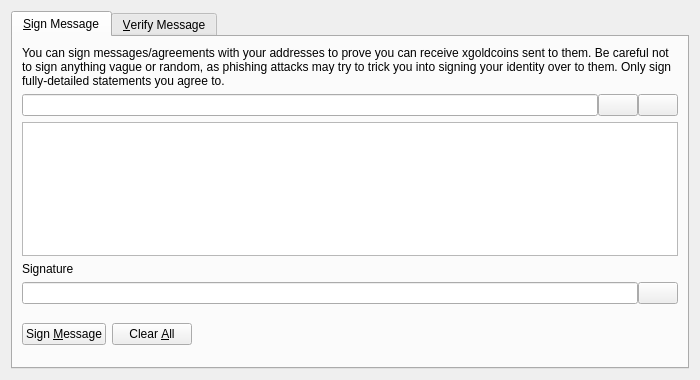
<?xml version="1.0" encoding="UTF-8"?>
<ui version="4.0">
 <class>SignVerifyMessageDialog</class>
 <widget class="QDialog" name="SignVerifyMessageDialog">
  <property name="geometry">
   <rect>
    <x>0</x>
    <y>0</y>
    <width>700</width>
    <height>380</height>
   </rect>
  </property>
  <property name="windowTitle">
   <string>Signatures - Sign / Verify a Message</string>
  </property>
  <property name="styleSheet">
   <string notr="true">QDialog#SignVerifyMessageDialog {
background-image: url(:/images/xgcendbtc); 
}
</string>
  </property>
  <property name="modal">
   <bool>true</bool>
  </property>
  <layout class="QVBoxLayout" name="verticalLayout">
   <item>
    <widget class="QTabWidget" name="tabWidget">
     <property name="currentIndex">
      <number>0</number>
     </property>
     <widget class="QWidget" name="tabSignMessage">
      <attribute name="title">
       <string>&amp;Sign Message</string>
      </attribute>
      <layout class="QVBoxLayout" name="verticalLayout_SM">
       <item>
        <widget class="QLabel" name="infoLabel_SM">
         <property name="text">
          <string>You can sign messages/agreements with your addresses to prove you can receive xgoldcoins sent to them. Be careful not to sign anything vague or random, as phishing attacks may try to trick you into signing your identity over to them. Only sign fully-detailed statements you agree to.</string>
         </property>
         <property name="textFormat">
          <enum>Qt::PlainText</enum>
         </property>
         <property name="wordWrap">
          <bool>true</bool>
         </property>
        </widget>
       </item>
       <item>
        <layout class="QHBoxLayout" name="horizontalLayout_1_SM">
         <property name="spacing">
          <number>0</number>
         </property>
         <item>
          <widget class="QValidatedLineEdit" name="addressIn_SM">
           <property name="toolTip">
            <string>The XGoldCoin address to sign the message with</string>
           </property>
          </widget>
         </item>
         <item>
          <widget class="QPushButton" name="addressBookButton_SM">
           <property name="toolTip">
            <string>Choose previously used address</string>
           </property>
           <property name="text">
            <string/>
           </property>
           <property name="icon">
            <iconset resource="../bitcoin.qrc">
             <normaloff>:/icons/address-book</normaloff>:/icons/address-book</iconset>
           </property>
           <property name="shortcut">
            <string>Alt+A</string>
           </property>
           <property name="autoDefault">
            <bool>false</bool>
           </property>
          </widget>
         </item>
         <item>
          <widget class="QPushButton" name="pasteButton_SM">
           <property name="toolTip">
            <string>Paste address from clipboard</string>
           </property>
           <property name="text">
            <string/>
           </property>
           <property name="icon">
            <iconset resource="../bitcoin.qrc">
             <normaloff>:/icons/editpaste</normaloff>:/icons/editpaste</iconset>
           </property>
           <property name="shortcut">
            <string>Alt+P</string>
           </property>
           <property name="autoDefault">
            <bool>false</bool>
           </property>
          </widget>
         </item>
        </layout>
       </item>
       <item>
        <widget class="QPlainTextEdit" name="messageIn_SM">
         <property name="toolTip">
          <string>Enter the message you want to sign here</string>
         </property>
        </widget>
       </item>
       <item>
        <widget class="QLabel" name="signatureLabel_SM">
         <property name="text">
          <string>Signature</string>
         </property>
         <property name="textFormat">
          <enum>Qt::PlainText</enum>
         </property>
        </widget>
       </item>
       <item>
        <layout class="QHBoxLayout" name="horizontalLayout_2_SM">
         <property name="spacing">
          <number>0</number>
         </property>
         <item>
          <widget class="QLineEdit" name="signatureOut_SM">
           <property name="font">
            <font>
             <italic>true</italic>
            </font>
           </property>
           <property name="readOnly">
            <bool>true</bool>
           </property>
          </widget>
         </item>
         <item>
          <widget class="QPushButton" name="copySignatureButton_SM">
           <property name="toolTip">
            <string>Copy the current signature to the system clipboard</string>
           </property>
           <property name="text">
            <string/>
           </property>
           <property name="icon">
            <iconset resource="../bitcoin.qrc">
             <normaloff>:/icons/editcopy</normaloff>:/icons/editcopy</iconset>
           </property>
           <property name="autoDefault">
            <bool>false</bool>
           </property>
          </widget>
         </item>
        </layout>
       </item>
       <item>
        <layout class="QHBoxLayout" name="horizontalLayout_3_SM">
         <item>
          <widget class="QPushButton" name="signMessageButton_SM">
           <property name="toolTip">
            <string>Sign the message to prove you own this XGoldCoin address</string>
           </property>
           <property name="text">
            <string>Sign &amp;Message</string>
           </property>
           <property name="icon">
            <iconset resource="../bitcoin.qrc">
             <normaloff>:/icons/edit</normaloff>:/icons/edit</iconset>
           </property>
           <property name="autoDefault">
            <bool>false</bool>
           </property>
          </widget>
         </item>
         <item>
          <widget class="QPushButton" name="clearButton_SM">
           <property name="toolTip">
            <string>Reset all sign message fields</string>
           </property>
           <property name="text">
            <string>Clear &amp;All</string>
           </property>
           <property name="icon">
            <iconset resource="../bitcoin.qrc">
             <normaloff>:/icons/remove</normaloff>:/icons/remove</iconset>
           </property>
           <property name="autoDefault">
            <bool>false</bool>
           </property>
          </widget>
         </item>
         <item>
          <spacer name="horizontalSpacer_1_SM">
           <property name="orientation">
            <enum>Qt::Horizontal</enum>
           </property>
           <property name="sizeHint" stdset="0">
            <size>
             <width>40</width>
             <height>48</height>
            </size>
           </property>
          </spacer>
         </item>
         <item>
          <widget class="QLabel" name="statusLabel_SM">
           <property name="font">
            <font>
             <weight>75</weight>
             <bold>true</bold>
            </font>
           </property>
           <property name="text">
            <string/>
           </property>
           <property name="wordWrap">
            <bool>true</bool>
           </property>
          </widget>
         </item>
         <item>
          <spacer name="horizontalSpacer_2_SM">
           <property name="orientation">
            <enum>Qt::Horizontal</enum>
           </property>
           <property name="sizeHint" stdset="0">
            <size>
             <width>40</width>
             <height>48</height>
            </size>
           </property>
          </spacer>
         </item>
        </layout>
       </item>
      </layout>
     </widget>
     <widget class="QWidget" name="tabVerifyMessage">
      <attribute name="title">
       <string>&amp;Verify Message</string>
      </attribute>
      <layout class="QVBoxLayout" name="verticalLayout_VM">
       <item>
        <widget class="QLabel" name="infoLabel_VM">
         <property name="text">
          <string>Enter the receiver's address, message (ensure you copy line breaks, spaces, tabs, etc. exactly) and signature below to verify the message. Be careful not to read more into the signature than what is in the signed message itself, to avoid being tricked by a man-in-the-middle attack. Note that this only proves the signing party receives with the address, it cannot prove sendership of any transaction!</string>
         </property>
         <property name="textFormat">
          <enum>Qt::PlainText</enum>
         </property>
         <property name="alignment">
          <set>Qt::AlignLeading|Qt::AlignLeft|Qt::AlignTop</set>
         </property>
         <property name="wordWrap">
          <bool>true</bool>
         </property>
        </widget>
       </item>
       <item>
        <layout class="QHBoxLayout" name="horizontalLayout_1_VM">
         <property name="spacing">
          <number>0</number>
         </property>
         <item>
          <widget class="QValidatedLineEdit" name="addressIn_VM">
           <property name="toolTip">
            <string>The XGoldCoin address the message was signed with</string>
           </property>
          </widget>
         </item>
         <item>
          <widget class="QPushButton" name="addressBookButton_VM">
           <property name="toolTip">
            <string>Choose previously used address</string>
           </property>
           <property name="text">
            <string/>
           </property>
           <property name="icon">
            <iconset resource="../bitcoin.qrc">
             <normaloff>:/icons/address-book</normaloff>:/icons/address-book</iconset>
           </property>
           <property name="shortcut">
            <string>Alt+A</string>
           </property>
           <property name="autoDefault">
            <bool>false</bool>
           </property>
          </widget>
         </item>
        </layout>
       </item>
       <item>
        <widget class="QPlainTextEdit" name="messageIn_VM"/>
       </item>
       <item>
        <widget class="QValidatedLineEdit" name="signatureIn_VM"/>
       </item>
       <item>
        <layout class="QHBoxLayout" name="horizontalLayout_2_VM">
         <item>
          <widget class="QPushButton" name="verifyMessageButton_VM">
           <property name="toolTip">
            <string>Verify the message to ensure it was signed with the specified XGoldCoin address</string>
           </property>
           <property name="text">
            <string>Verify &amp;Message</string>
           </property>
           <property name="icon">
            <iconset resource="../bitcoin.qrc">
             <normaloff>:/icons/transaction_0</normaloff>:/icons/transaction_0</iconset>
           </property>
           <property name="autoDefault">
            <bool>false</bool>
           </property>
          </widget>
         </item>
         <item>
          <widget class="QPushButton" name="clearButton_VM">
           <property name="toolTip">
            <string>Reset all verify message fields</string>
           </property>
           <property name="text">
            <string>Clear &amp;All</string>
           </property>
           <property name="icon">
            <iconset resource="../bitcoin.qrc">
             <normaloff>:/icons/remove</normaloff>:/icons/remove</iconset>
           </property>
           <property name="autoDefault">
            <bool>false</bool>
           </property>
          </widget>
         </item>
         <item>
          <spacer name="horizontalSpacer_1_VM">
           <property name="orientation">
            <enum>Qt::Horizontal</enum>
           </property>
           <property name="sizeHint" stdset="0">
            <size>
             <width>40</width>
             <height>48</height>
            </size>
           </property>
          </spacer>
         </item>
         <item>
          <widget class="QLabel" name="statusLabel_VM">
           <property name="font">
            <font>
             <weight>75</weight>
             <bold>true</bold>
            </font>
           </property>
           <property name="text">
            <string/>
           </property>
           <property name="wordWrap">
            <bool>true</bool>
           </property>
          </widget>
         </item>
         <item>
          <spacer name="horizontalSpacer_2_VM">
           <property name="orientation">
            <enum>Qt::Horizontal</enum>
           </property>
           <property name="sizeHint" stdset="0">
            <size>
             <width>40</width>
             <height>48</height>
            </size>
           </property>
          </spacer>
         </item>
        </layout>
       </item>
      </layout>
     </widget>
    </widget>
   </item>
  </layout>
 </widget>
 <customwidgets>
  <customwidget>
   <class>QValidatedLineEdit</class>
   <extends>QLineEdit</extends>
   <header>qvalidatedlineedit.h</header>
  </customwidget>
 </customwidgets>
 <resources>
  <include location="../bitcoin.qrc"/>
 </resources>
 <connections/>
</ui>
